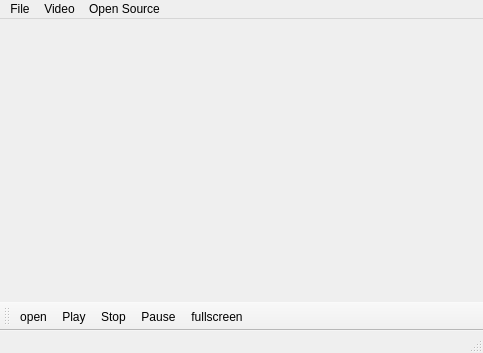
<?xml version="1.0" encoding="UTF-8"?>
<ui version="4.0">
 <class>mediaplayer</class>
 <widget class="QMainWindow" name="mediaplayer">
  <property name="geometry">
   <rect>
    <x>0</x>
    <y>0</y>
    <width>483</width>
    <height>353</height>
   </rect>
  </property>
  <property name="windowTitle">
   <string>mediaplayer</string>
  </property>
  <widget class="QWidget" name="centralWidget"/>
  <widget class="QMenuBar" name="menuBar">
   <property name="geometry">
    <rect>
     <x>0</x>
     <y>0</y>
     <width>483</width>
     <height>22</height>
    </rect>
   </property>
   <widget class="QMenu" name="menuFile">
    <property name="title">
     <string>File</string>
    </property>
    <addaction name="actionOpen"/>
    <addaction name="actionQuit"/>
   </widget>
   <widget class="QMenu" name="menuVideo">
    <property name="title">
     <string>Video</string>
    </property>
    <addaction name="actionPlay"/>
    <addaction name="actionStop"/>
    <addaction name="actionPause"/>
    <addaction name="actionFullscreen"/>
   </widget>
   <widget class="QMenu" name="menuOpen_Source">
    <property name="title">
     <string>Open Source</string>
    </property>
   </widget>
   <addaction name="menuFile"/>
   <addaction name="menuVideo"/>
   <addaction name="menuOpen_Source"/>
  </widget>
  <widget class="QToolBar" name="fullscreen">
   <attribute name="toolBarArea">
    <enum>BottomToolBarArea</enum>
   </attribute>
   <attribute name="toolBarBreak">
    <bool>false</bool>
   </attribute>
   <addaction name="actionOpen"/>
   <addaction name="actionPlay"/>
   <addaction name="actionStop"/>
   <addaction name="actionPause"/>
   <addaction name="actionFullscreen"/>
  </widget>
  <widget class="QStatusBar" name="statusBar"/>
  <action name="actionOpen">
   <property name="icon">
    <iconset resource="resources.qrc">
     <normaloff>:/images/icons/openicon.png</normaloff>:/images/icons/openicon.png</iconset>
   </property>
   <property name="text">
    <string>open</string>
   </property>
   <property name="toolTip">
    <string>Open A File</string>
   </property>
  </action>
  <action name="actionPlay">
   <property name="icon">
    <iconset resource="resources.qrc">
     <normaloff>:/images/icons/playicon.png</normaloff>:/images/icons/playicon.png</iconset>
   </property>
   <property name="text">
    <string>Play</string>
   </property>
  </action>
  <action name="actionStop">
   <property name="icon">
    <iconset resource="resources.qrc">
     <normaloff>:/images/icons/stopicon.png</normaloff>:/images/icons/stopicon.png</iconset>
   </property>
   <property name="text">
    <string>Stop</string>
   </property>
  </action>
  <action name="actionPause">
   <property name="icon">
    <iconset resource="resources.qrc">
     <normaloff>:/images/icons/pauseicon.png</normaloff>:/images/icons/pauseicon.png</iconset>
   </property>
   <property name="text">
    <string>Pause</string>
   </property>
  </action>
  <action name="actionFullscreen">
   <property name="icon">
    <iconset resource="resources.qrc">
     <normaloff>:/images/icons/fullscreenicon.png</normaloff>:/images/icons/fullscreenicon.png</iconset>
   </property>
   <property name="text">
    <string>fullscreen</string>
   </property>
   <property name="shortcut">
    <string>F11</string>
   </property>
  </action>
  <action name="actionQuit">
   <property name="icon">
    <iconset resource="resources.qrc">
     <normaloff>:/images/icons/Quit-icon.png</normaloff>:/images/icons/Quit-icon.png</iconset>
   </property>
   <property name="text">
    <string>quit</string>
   </property>
  </action>
 </widget>
 <layoutdefault spacing="6" margin="11"/>
 <resources>
  <include location="resources.qrc"/>
 </resources>
 <connections/>
</ui>
